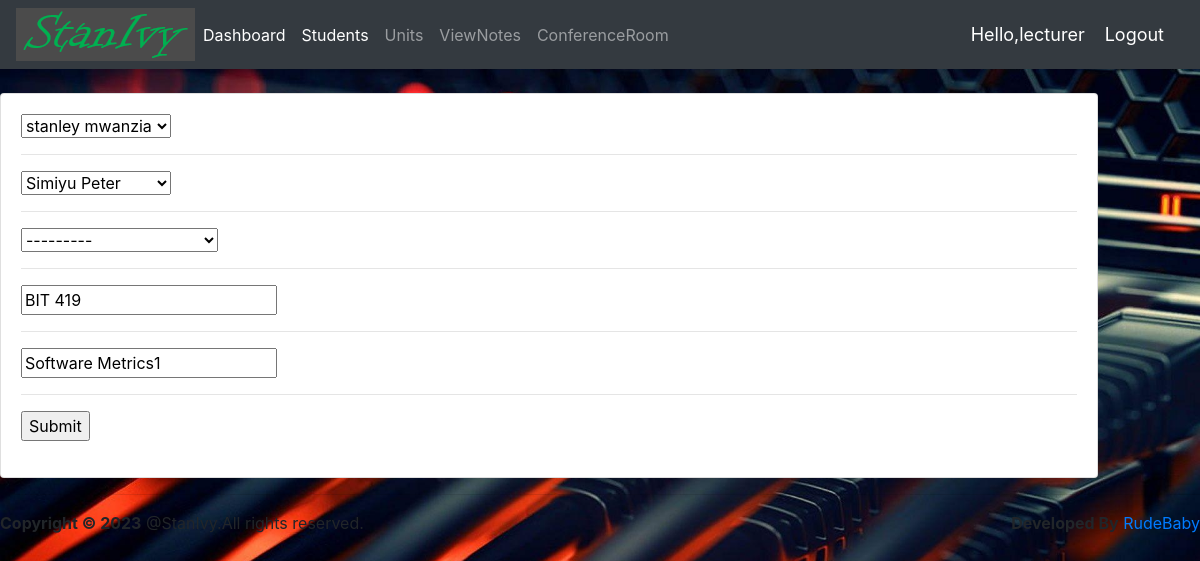
Screenshot of /update_unit/1/ (signed in) with the database file from the repository.
### events/models.py (models this page shows, shortened)
class unit(models.Model):
    student = models.ForeignKey(student, null=True, on_delete=models.SET_NULL)
    teacher = models.ForeignKey(teacher, null=True, on_delete=models.SET_NULL)
    Book    = models.ForeignKey(Book,null=True,on_delete=models.SET_NULL)
    unitcode = models.CharField(max_length=200, null=True)
    unitname = models.CharField(max_length=200, null=True)
    date_created = models.DateTimeField(auto_now_add=True, null=True)

### events/decorators.py (the view)
        def wrapper_func(request,*args,**kwargs):
            group =None
            if request.user.groups.exists():
                group=request.user.groups.all()[0].name
            if group in allowed_roles:
                return view_func(request,*args, **kwargs)
            else:
                return HttpResponse("Ooops!! you are not authorized to view this page ")

### events/forms.py
class UnitForm(ModelForm):
    class Meta:
        model = unit
        fields ='__all__'

### events/models.py (called while the page is built)
    def __str__(self):
        return self.name

    def __str__(self):
        return self.name

    def __str__(self):
        return self.title

### events/views.py (called while the page is built)
@login_required(login_url='login')
@allowed_users(allowed_roles=['admin','teacher'])
def updateUnit(request,pk):
    units = unit.objects.get(id=pk)
    formset = UnitForm(instance=units)
    if request.method=='POST':
        formset= UnitForm(request.POST,instance=units)
        if formset.is_valid():
            formset.save()
            return  redirect('/')
    context = {'formset': formset}
    return render(request, 'events/unit_form.html', context)

### events/templates/events/unit_form.html (shortened to what this page needs)
{% extends 'events/main.html' %}
{% load static %}
{% block content %}
<br>
<div class="row">
    <div class="col-md-11">
        <div class="card card-body">
            <form action="" method="POST">
                {% for form in formset %}
                    {{form}}
                    <hr>
                {% endfor %}
                <input type="submit" name="Confirm">
            </form>
        </div>
    </div>
</div>
{% endblock %}

### events/templates/events/navbar.html (shortened to what this page needs)
{% load static %}
<nav class="navbar navbar-expand-lg navbar-dark bg-dark">
    <img src="{% static 'images/class3.png' %}">
  <div class="collapse navbar-collapse" id="navbarNav">
    <ul class="navbar-nav">
        {% if request.user.is_staff %}
      <li class="nav-item active">
        <a class="nav-link" href="{% url 'home' %}">Dashboard</a>
      </li>
        {% endif %}
      <li class="nav-item active">
       <a class="nav-link" href="{% url 'students' %}">Students</a>
      </li>
         <li class="nav-item ">
       <a class="nav-link" href="{% url 'unit' %}">Units</a>
      </li>
        <li class="nav-item ">
       <a class="nav-link" href="{% url 'book_list' %}">ViewNotes</a>
      </li>
        <li class="nav-item ">
       <a class="nav-link" href="{% url 'chat' %} ">ConferenceRoom</a>
      </li>
      </ul>
  </div>
    <span class="hello-msg">Hello,{{request.user}}</span>
        <span ><a class="hello-msg" href="{% url 'logout' %}">Logout</a> </span>
</nav>

### static/css/main.css (style rules this page uses)
body { background-color:#ebeff5; }
body { background-image:url(admin.jpg); background-size:100%; }

### events/templates/events/navbar.html (style rules this page uses)
.hello-msg { font-size: 18px; color:#fff; margin-right: 20px }

### rows the page displays
unit: formset "stanley mwanzia" "Simiyu Peter" "---------" "BIT 419" "Software Metrics1"

### other values shown
{{ request.user }} "lecturer"
